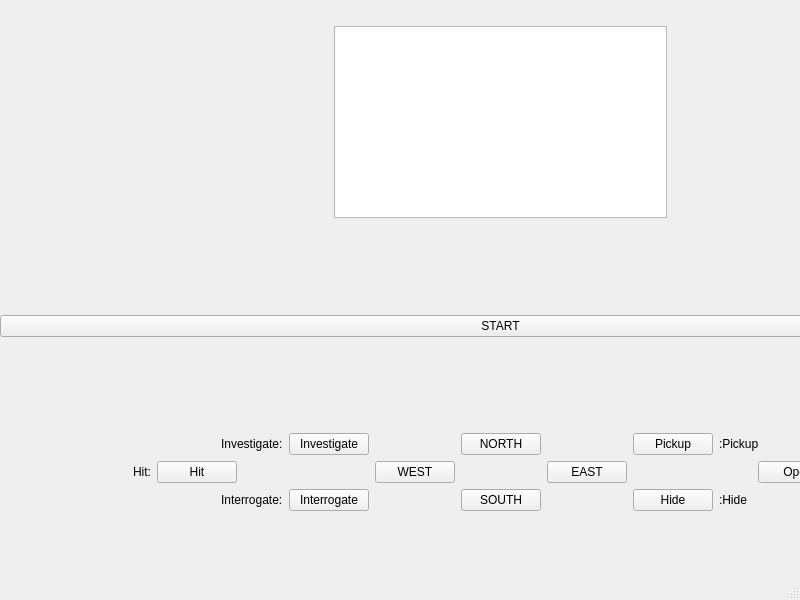
<?xml version="1.0" encoding="UTF-8"?>
<ui version="4.0">
 <class>MainWindow</class>
 <widget class="QMainWindow" name="MainWindow">
  <property name="geometry">
   <rect>
    <x>0</x>
    <y>0</y>
    <width>800</width>
    <height>600</height>
   </rect>
  </property>
  <property name="windowTitle">
   <string>MainWindow</string>
  </property>
  <widget class="QWidget" name="centralwidget">
   <widget class="QWidget" name="verticalLayoutWidget">
    <property name="geometry">
     <rect>
      <x>0</x>
      <y>0</y>
      <width>1001</width>
      <height>551</height>
     </rect>
    </property>
    <layout class="QVBoxLayout" name="verticalLayout">
     <item>
      <layout class="QHBoxLayout" name="horizontalLayout">
       <item>
        <spacer name="horizontalSpacer_5">
         <property name="orientation">
          <enum>Qt::Horizontal</enum>
         </property>
         <property name="sizeHint" stdset="0">
          <size>
           <width>40</width>
           <height>20</height>
          </size>
         </property>
        </spacer>
       </item>
       <item>
        <widget class="QLabel" name="Title_img">
         <property name="text">
          <string/>
         </property>
        </widget>
       </item>
       <item>
        <spacer name="horizontalSpacer_6">
         <property name="orientation">
          <enum>Qt::Horizontal</enum>
         </property>
         <property name="sizeHint" stdset="0">
          <size>
           <width>40</width>
           <height>20</height>
          </size>
         </property>
        </spacer>
       </item>
      </layout>
     </item>
     <item>
      <layout class="QHBoxLayout" name="horizontalLayout_5">
       <item>
        <spacer name="horizontalSpacer_3">
         <property name="orientation">
          <enum>Qt::Horizontal</enum>
         </property>
         <property name="sizeHint" stdset="0">
          <size>
           <width>40</width>
           <height>20</height>
          </size>
         </property>
        </spacer>
       </item>
       <item>
        <widget class="QPlainTextEdit" name="plainTextEdit">
         <property name="readOnly">
          <bool>true</bool>
         </property>
        </widget>
       </item>
       <item>
        <spacer name="horizontalSpacer_4">
         <property name="orientation">
          <enum>Qt::Horizontal</enum>
         </property>
         <property name="sizeHint" stdset="0">
          <size>
           <width>40</width>
           <height>20</height>
          </size>
         </property>
        </spacer>
       </item>
      </layout>
     </item>
     <item>
      <spacer name="verticalSpacer">
       <property name="orientation">
        <enum>Qt::Vertical</enum>
       </property>
       <property name="sizeHint" stdset="0">
        <size>
         <width>20</width>
         <height>40</height>
        </size>
       </property>
      </spacer>
     </item>
     <item>
      <widget class="QPushButton" name="Start">
       <property name="text">
        <string>START</string>
       </property>
      </widget>
     </item>
     <item>
      <spacer name="verticalSpacer_2">
       <property name="orientation">
        <enum>Qt::Vertical</enum>
       </property>
       <property name="sizeHint" stdset="0">
        <size>
         <width>20</width>
         <height>40</height>
        </size>
       </property>
      </spacer>
     </item>
     <item>
      <layout class="QVBoxLayout" name="verticalLayout_2"/>
     </item>
     <item>
      <layout class="QHBoxLayout" name="horizontalLayout_2">
       <item>
        <layout class="QGridLayout" name="gridLayout_4">
         <item row="0" column="4">
          <layout class="QHBoxLayout" name="horizontalLayout_6">
           <item>
            <widget class="QPushButton" name="Pickup">
             <property name="text">
              <string>Pickup</string>
             </property>
            </widget>
           </item>
           <item>
            <widget class="QLabel" name="label_3">
             <property name="text">
              <string>:Pickup</string>
             </property>
            </widget>
           </item>
           <item>
            <spacer name="horizontalSpacer_9">
             <property name="orientation">
              <enum>Qt::Horizontal</enum>
             </property>
             <property name="sizeHint" stdset="0">
              <size>
               <width>40</width>
               <height>20</height>
              </size>
             </property>
            </spacer>
           </item>
          </layout>
         </item>
         <item row="2" column="4">
          <layout class="QHBoxLayout" name="horizontalLayout_7">
           <item>
            <widget class="QPushButton" name="Hide">
             <property name="text">
              <string>Hide</string>
             </property>
            </widget>
           </item>
           <item>
            <widget class="QLabel" name="label_4">
             <property name="text">
              <string>:Hide</string>
             </property>
            </widget>
           </item>
           <item>
            <spacer name="horizontalSpacer_10">
             <property name="orientation">
              <enum>Qt::Horizontal</enum>
             </property>
             <property name="sizeHint" stdset="0">
              <size>
               <width>40</width>
               <height>20</height>
              </size>
             </property>
            </spacer>
           </item>
          </layout>
         </item>
         <item row="1" column="3">
          <widget class="QPushButton" name="East">
           <property name="text">
            <string>EAST</string>
           </property>
          </widget>
         </item>
         <item row="0" column="0">
          <layout class="QHBoxLayout" name="horizontalLayout_3">
           <item>
            <spacer name="horizontalSpacer_7">
             <property name="orientation">
              <enum>Qt::Horizontal</enum>
             </property>
             <property name="sizeHint" stdset="0">
              <size>
               <width>40</width>
               <height>20</height>
              </size>
             </property>
            </spacer>
           </item>
           <item>
            <widget class="QLabel" name="label">
             <property name="text">
              <string>Investigate:</string>
             </property>
            </widget>
           </item>
           <item>
            <widget class="QPushButton" name="Investigate">
             <property name="text">
              <string>Investigate</string>
             </property>
            </widget>
           </item>
          </layout>
         </item>
         <item row="1" column="1">
          <widget class="QPushButton" name="West">
           <property name="text">
            <string>WEST</string>
           </property>
          </widget>
         </item>
         <item row="0" column="2">
          <widget class="QPushButton" name="North">
           <property name="text">
            <string>NORTH</string>
           </property>
          </widget>
         </item>
         <item row="2" column="2">
          <widget class="QPushButton" name="South">
           <property name="text">
            <string>SOUTH</string>
           </property>
          </widget>
         </item>
         <item row="2" column="0">
          <layout class="QHBoxLayout" name="horizontalLayout_4">
           <item>
            <spacer name="horizontalSpacer_8">
             <property name="orientation">
              <enum>Qt::Horizontal</enum>
             </property>
             <property name="sizeHint" stdset="0">
              <size>
               <width>40</width>
               <height>20</height>
              </size>
             </property>
            </spacer>
           </item>
           <item>
            <widget class="QLabel" name="label_2">
             <property name="text">
              <string>Interrogate:</string>
             </property>
            </widget>
           </item>
           <item>
            <widget class="QPushButton" name="Interrogate">
             <property name="text">
              <string>Interrogate</string>
             </property>
            </widget>
           </item>
          </layout>
         </item>
         <item row="3" column="2">
          <spacer name="verticalSpacer_3">
           <property name="orientation">
            <enum>Qt::Vertical</enum>
           </property>
           <property name="sizeHint" stdset="0">
            <size>
             <width>20</width>
             <height>40</height>
            </size>
           </property>
          </spacer>
         </item>
         <item row="1" column="4">
          <layout class="QHBoxLayout" name="horizontalLayout_8">
           <item>
            <spacer name="horizontalSpacer_2">
             <property name="orientation">
              <enum>Qt::Horizontal</enum>
             </property>
             <property name="sizeHint" stdset="0">
              <size>
               <width>40</width>
               <height>20</height>
              </size>
             </property>
            </spacer>
           </item>
           <item>
            <widget class="QPushButton" name="Open">
             <property name="text">
              <string>Open</string>
             </property>
            </widget>
           </item>
           <item>
            <widget class="QLabel" name="label_5">
             <property name="text">
              <string>:Open</string>
             </property>
            </widget>
           </item>
           <item>
            <spacer name="horizontalSpacer_11">
             <property name="orientation">
              <enum>Qt::Horizontal</enum>
             </property>
             <property name="sizeHint" stdset="0">
              <size>
               <width>40</width>
               <height>20</height>
              </size>
             </property>
            </spacer>
           </item>
          </layout>
         </item>
         <item row="1" column="0">
          <layout class="QHBoxLayout" name="horizontalLayout_9">
           <item>
            <spacer name="horizontalSpacer">
             <property name="orientation">
              <enum>Qt::Horizontal</enum>
             </property>
             <property name="sizeHint" stdset="0">
              <size>
               <width>40</width>
               <height>20</height>
              </size>
             </property>
            </spacer>
           </item>
           <item>
            <widget class="QLabel" name="label_6">
             <property name="text">
              <string>Hit:</string>
             </property>
            </widget>
           </item>
           <item>
            <widget class="QPushButton" name="Hit">
             <property name="text">
              <string>Hit</string>
             </property>
            </widget>
           </item>
           <item>
            <spacer name="horizontalSpacer_12">
             <property name="orientation">
              <enum>Qt::Horizontal</enum>
             </property>
             <property name="sizeHint" stdset="0">
              <size>
               <width>40</width>
               <height>20</height>
              </size>
             </property>
            </spacer>
           </item>
          </layout>
         </item>
        </layout>
       </item>
      </layout>
     </item>
    </layout>
   </widget>
  </widget>
  <widget class="QMenuBar" name="menubar">
   <property name="geometry">
    <rect>
     <x>0</x>
     <y>0</y>
     <width>800</width>
     <height>17</height>
    </rect>
   </property>
  </widget>
  <widget class="QStatusBar" name="statusbar"/>
 </widget>
 <resources/>
 <connections/>
</ui>
